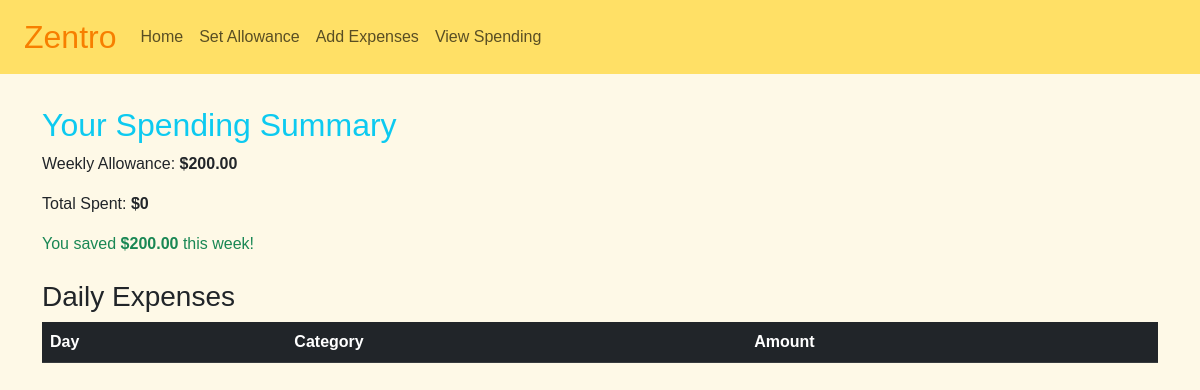
Before: /view-spending/ (signed in) with the older database file.
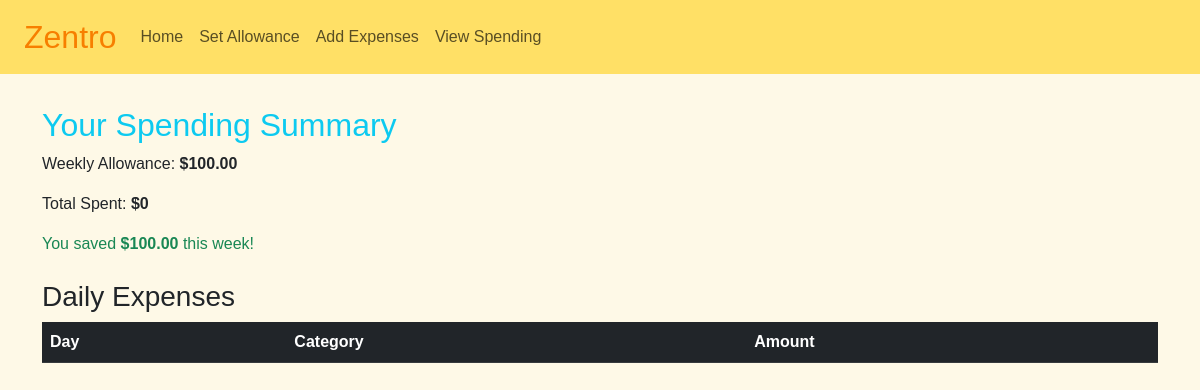
After: the same page with the newer database file.
### myapp/models.py (models this page shows, shortened)
class WeeklyAllowance(models.Model):
    user = models.ForeignKey(User, on_delete=models.CASCADE)
    amount = models.DecimalField(max_digits=10, decimal_places=2)

### myapp/views.py (the view)
# urls.py: path('view-spending/', views.view_spending, name='view_spending'),
@login_required
def view_spending(request):
    allowance = WeeklyAllowance.objects.filter(user=request.user).latest('id')
    expenses = DailyExpense.objects.filter(allowance=allowance)
    total_spent = sum(expense.amount for expense in expenses)
    savings = allowance.amount - total_spent
    context = {
        'allowance': allowance,
        'expenses': expenses,
        'total_spent': total_spent,
        'savings': savings,
    }
    return render(request, 'view_spending.html', context)

### myapp/templates/view_spending.html (shortened to what this page needs)
{% extends 'base.html' %}
{% block content %}
<h2 class="text-info">Your Spending Summary</h2>
<p>Weekly Allowance: <strong>${{ allowance.amount }}</strong></p>
<p>Total Spent: <strong>${{ total_spent }}</strong></p>
{% if savings >= 0 %}
    <p class="text-success">You saved <strong>${{ savings }}</strong> this week!</p>
{% else %}
    <p class="text-danger">You overspent by <strong>${{ savings|cut:"-" }}</strong> this week!</p>
{% endif %}
<h3 class="mt-4">Daily Expenses</h3>
<table class="table table-striped mt-2">
    <thead class="table-dark">
        <tr>
            <th>Day</th>
            <th>Category</th>
            <th>Amount</th>
        </tr>
    </thead>
</table>
{% endblock %}

Changed rows visible on the page:
no longer on this page (row unchanged): WeeklyAllowance: amount "200.00"
added WeeklyAllowance: amount "100.00"
Other visible differences:
{{ savings }}: "200.00" → "100.00"
